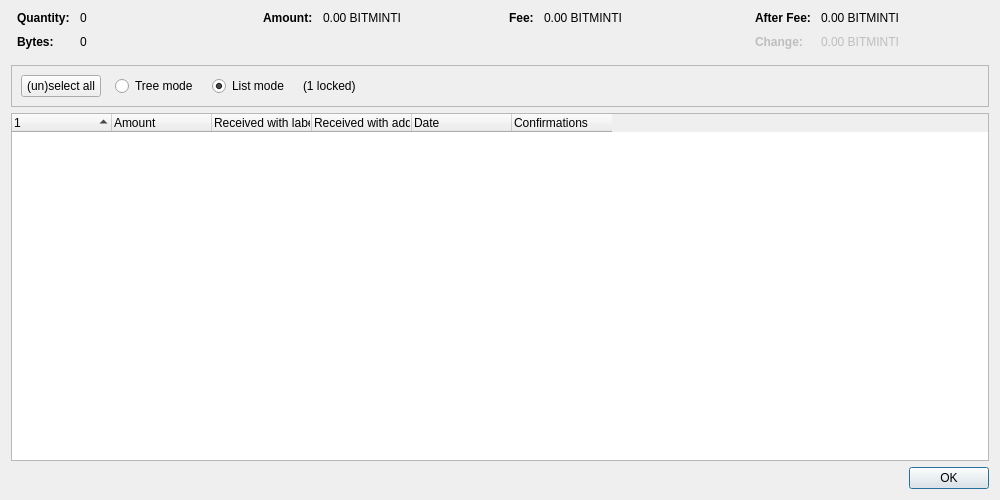
<?xml version="1.0" encoding="UTF-8"?>
<ui version="4.0">
 <class>CoinControlDialog</class>
 <widget class="QDialog" name="CoinControlDialog">
  <property name="geometry">
   <rect>
    <x>0</x>
    <y>0</y>
    <width>1000</width>
    <height>500</height>
   </rect>
  </property>
  <property name="windowTitle">
   <string>Coin Selection</string>
  </property>
  <layout class="QVBoxLayout" name="verticalLayout">
   <item>
    <layout class="QHBoxLayout" name="horizontalLayoutTop" stretch="0,0,0,0">
     <property name="topMargin">
      <number>0</number>
     </property>
     <property name="bottomMargin">
      <number>10</number>
     </property>
     <item>
      <layout class="QFormLayout" name="formLayoutCoinControl1">
       <property name="labelAlignment">
        <set>Qt::AlignLeft|Qt::AlignVCenter</set>
       </property>
       <property name="horizontalSpacing">
        <number>10</number>
       </property>
       <property name="verticalSpacing">
        <number>10</number>
       </property>
       <property name="leftMargin">
        <number>6</number>
       </property>
       <property name="rightMargin">
        <number>6</number>
       </property>
       <item row="0" column="0">
        <widget class="QLabel" name="labelCoinControlQuantityText">
         <property name="font">
          <font>
           <weight>75</weight>
           <bold>true</bold>
          </font>
         </property>
         <property name="text">
          <string>Quantity:</string>
         </property>
        </widget>
       </item>
       <item row="0" column="1">
        <widget class="QLabel" name="labelCoinControlQuantity">
         <property name="cursor">
          <cursorShape>IBeamCursor</cursorShape>
         </property>
         <property name="contextMenuPolicy">
          <enum>Qt::ActionsContextMenu</enum>
         </property>
         <property name="text">
          <string notr="true">0</string>
         </property>
         <property name="textInteractionFlags">
          <set>Qt::LinksAccessibleByMouse|Qt::TextSelectableByKeyboard|Qt::TextSelectableByMouse</set>
         </property>
        </widget>
       </item>
       <item row="1" column="0">
        <widget class="QLabel" name="labelCoinControlBytesText">
         <property name="font">
          <font>
           <weight>75</weight>
           <bold>true</bold>
          </font>
         </property>
         <property name="text">
          <string>Bytes:</string>
         </property>
        </widget>
       </item>
       <item row="1" column="1">
        <widget class="QLabel" name="labelCoinControlBytes">
         <property name="cursor">
          <cursorShape>IBeamCursor</cursorShape>
         </property>
         <property name="contextMenuPolicy">
          <enum>Qt::ActionsContextMenu</enum>
         </property>
         <property name="text">
          <string notr="true">0</string>
         </property>
         <property name="textInteractionFlags">
          <set>Qt::LinksAccessibleByMouse|Qt::TextSelectableByKeyboard|Qt::TextSelectableByMouse</set>
         </property>
        </widget>
       </item>
      </layout>
     </item>
     <item>
      <layout class="QFormLayout" name="formLayoutCoinControl2">
       <property name="horizontalSpacing">
        <number>10</number>
       </property>
       <property name="verticalSpacing">
        <number>10</number>
       </property>
       <property name="leftMargin">
        <number>6</number>
       </property>
       <property name="rightMargin">
        <number>6</number>
       </property>
       <item row="0" column="0">
        <widget class="QLabel" name="labelCoinControlAmountText">
         <property name="font">
          <font>
           <weight>75</weight>
           <bold>true</bold>
          </font>
         </property>
         <property name="text">
          <string>Amount:</string>
         </property>
        </widget>
       </item>
       <item row="0" column="1">
        <widget class="QLabel" name="labelCoinControlAmount">
         <property name="cursor">
          <cursorShape>IBeamCursor</cursorShape>
         </property>
         <property name="contextMenuPolicy">
          <enum>Qt::ActionsContextMenu</enum>
         </property>
         <property name="text">
          <string notr="true">0.00 BITMINTI</string>
         </property>
         <property name="textInteractionFlags">
          <set>Qt::LinksAccessibleByMouse|Qt::TextSelectableByKeyboard|Qt::TextSelectableByMouse</set>
         </property>
        </widget>
       </item>
      </layout>
     </item>
     <item>
      <layout class="QFormLayout" name="formLayoutCoinControl3">
       <property name="horizontalSpacing">
        <number>10</number>
       </property>
       <property name="verticalSpacing">
        <number>10</number>
       </property>
       <property name="leftMargin">
        <number>6</number>
       </property>
       <property name="rightMargin">
        <number>6</number>
       </property>
       <item row="0" column="0">
        <widget class="QLabel" name="labelCoinControlFeeText">
         <property name="font">
          <font>
           <weight>75</weight>
           <bold>true</bold>
          </font>
         </property>
         <property name="text">
          <string>Fee:</string>
         </property>
        </widget>
       </item>
       <item row="0" column="1">
        <widget class="QLabel" name="labelCoinControlFee">
         <property name="cursor">
          <cursorShape>IBeamCursor</cursorShape>
         </property>
         <property name="contextMenuPolicy">
          <enum>Qt::ActionsContextMenu</enum>
         </property>
         <property name="text">
          <string notr="true">0.00 BITMINTI</string>
         </property>
         <property name="textInteractionFlags">
          <set>Qt::LinksAccessibleByMouse|Qt::TextSelectableByKeyboard|Qt::TextSelectableByMouse</set>
         </property>
        </widget>
       </item>
      </layout>
     </item>
     <item>
      <layout class="QFormLayout" name="formLayoutCoinControl4">
       <property name="labelAlignment">
        <set>Qt::AlignLeft|Qt::AlignVCenter</set>
       </property>
       <property name="horizontalSpacing">
        <number>10</number>
       </property>
       <property name="verticalSpacing">
        <number>10</number>
       </property>
       <property name="leftMargin">
        <number>6</number>
       </property>
       <property name="rightMargin">
        <number>6</number>
       </property>
       <item row="0" column="0">
        <widget class="QLabel" name="labelCoinControlAfterFeeText">
         <property name="font">
          <font>
           <weight>75</weight>
           <bold>true</bold>
          </font>
         </property>
         <property name="text">
          <string>After Fee:</string>
         </property>
        </widget>
       </item>
       <item row="0" column="1">
        <widget class="QLabel" name="labelCoinControlAfterFee">
         <property name="cursor">
          <cursorShape>IBeamCursor</cursorShape>
         </property>
         <property name="contextMenuPolicy">
          <enum>Qt::ActionsContextMenu</enum>
         </property>
         <property name="text">
          <string notr="true">0.00 BITMINTI</string>
         </property>
         <property name="textInteractionFlags">
          <set>Qt::LinksAccessibleByMouse|Qt::TextSelectableByKeyboard|Qt::TextSelectableByMouse</set>
         </property>
        </widget>
       </item>
       <item row="1" column="0">
        <widget class="QLabel" name="labelCoinControlChangeText">
         <property name="enabled">
          <bool>false</bool>
         </property>
         <property name="font">
          <font>
           <weight>75</weight>
           <bold>true</bold>
          </font>
         </property>
         <property name="text">
          <string>Change:</string>
         </property>
        </widget>
       </item>
       <item row="1" column="1">
        <widget class="QLabel" name="labelCoinControlChange">
         <property name="enabled">
          <bool>false</bool>
         </property>
         <property name="cursor">
          <cursorShape>IBeamCursor</cursorShape>
         </property>
         <property name="contextMenuPolicy">
          <enum>Qt::ActionsContextMenu</enum>
         </property>
         <property name="text">
          <string notr="true">0.00 BITMINTI</string>
         </property>
         <property name="textInteractionFlags">
          <set>Qt::LinksAccessibleByMouse|Qt::TextSelectableByKeyboard|Qt::TextSelectableByMouse</set>
         </property>
        </widget>
       </item>
      </layout>
     </item>
    </layout>
   </item>
   <item>
    <widget class="QFrame" name="frame">
     <property name="minimumSize">
      <size>
       <width>0</width>
       <height>40</height>
      </size>
     </property>
     <property name="frameShape">
      <enum>QFrame::StyledPanel</enum>
     </property>
     <property name="frameShadow">
      <enum>QFrame::Sunken</enum>
     </property>
     <layout class="QHBoxLayout" name="horizontalLayout">
      <item>
       <layout class="QHBoxLayout" name="horizontalLayoutPanel" stretch="0,0,0,0,0">
        <property name="spacing">
         <number>14</number>
        </property>
        <item>
         <widget class="QPushButton" name="pushButtonSelectAll">
          <property name="sizePolicy">
           <sizepolicy hsizetype="Maximum" vsizetype="Fixed">
            <horstretch>0</horstretch>
            <verstretch>0</verstretch>
           </sizepolicy>
          </property>
          <property name="text">
           <string>(un)select all</string>
          </property>
          <property name="autoDefault">
           <bool>false</bool>
          </property>
         </widget>
        </item>
        <item>
         <widget class="QRadioButton" name="radioTreeMode">
          <property name="sizePolicy">
           <sizepolicy hsizetype="Maximum" vsizetype="Fixed">
            <horstretch>0</horstretch>
            <verstretch>0</verstretch>
           </sizepolicy>
          </property>
          <property name="text">
           <string>Tree mode</string>
          </property>
         </widget>
        </item>
        <item>
         <widget class="QRadioButton" name="radioListMode">
          <property name="sizePolicy">
           <sizepolicy hsizetype="Maximum" vsizetype="Fixed">
            <horstretch>0</horstretch>
            <verstretch>0</verstretch>
           </sizepolicy>
          </property>
          <property name="text">
           <string>List mode</string>
          </property>
          <property name="checked">
           <bool>true</bool>
          </property>
         </widget>
        </item>
        <item>
         <widget class="QLabel" name="labelLocked">
          <property name="text">
           <string notr="true">(1 locked)</string>
          </property>
         </widget>
        </item>
        <item>
         <spacer name="horizontalSpacer">
          <property name="orientation">
           <enum>Qt::Horizontal</enum>
          </property>
          <property name="sizeHint" stdset="0">
           <size>
            <width>40</width>
            <height>20</height>
           </size>
          </property>
         </spacer>
        </item>
       </layout>
      </item>
     </layout>
    </widget>
   </item>
   <item>
    <widget class="CoinControlTreeWidget" name="treeWidget">
     <property name="contextMenuPolicy">
      <enum>Qt::CustomContextMenu</enum>
     </property>
     <property name="sortingEnabled">
      <bool>false</bool>
     </property>
     <property name="columnCount">
      <number>6</number>
     </property>
     <attribute name="headerShowSortIndicator" stdset="0">
      <bool>true</bool>
     </attribute>
     <attribute name="headerStretchLastSection">
      <bool>false</bool>
     </attribute>
     <column>
      <property name="text">
       <string/>
      </property>
     </column>
     <column>
      <property name="text">
       <string>Amount</string>
      </property>
     </column>
     <column>
      <property name="text">
       <string>Received with label</string>
      </property>
     </column>
     <column>
      <property name="text">
       <string>Received with address</string>
      </property>
     </column>
     <column>
      <property name="text">
       <string>Date</string>
      </property>
     </column>
     <column>
      <property name="text">
       <string>Confirmations</string>
      </property>
      <property name="toolTip">
       <string>Confirmed</string>
      </property>
     </column>
     <column>
      <property name="text">
       <string/>
      </property>
     </column>
     <column>
      <property name="text">
       <string/>
      </property>
     </column>
     <column>
      <property name="text">
       <string/>
      </property>
     </column>
     <column>
      <property name="text">
       <string/>
      </property>
     </column>
    </widget>
   </item>
   <item>
    <widget class="QDialogButtonBox" name="buttonBox">
     <property name="orientation">
      <enum>Qt::Horizontal</enum>
     </property>
     <property name="standardButtons">
      <set>QDialogButtonBox::Ok</set>
     </property>
    </widget>
   </item>
  </layout>
 </widget>
 <customwidgets>
  <customwidget>
   <class>CoinControlTreeWidget</class>
   <extends>QTreeWidget</extends>
   <header>qt/coincontroltreewidget.h</header>
  </customwidget>
 </customwidgets>
 <resources/>
 <connections/>
</ui>
